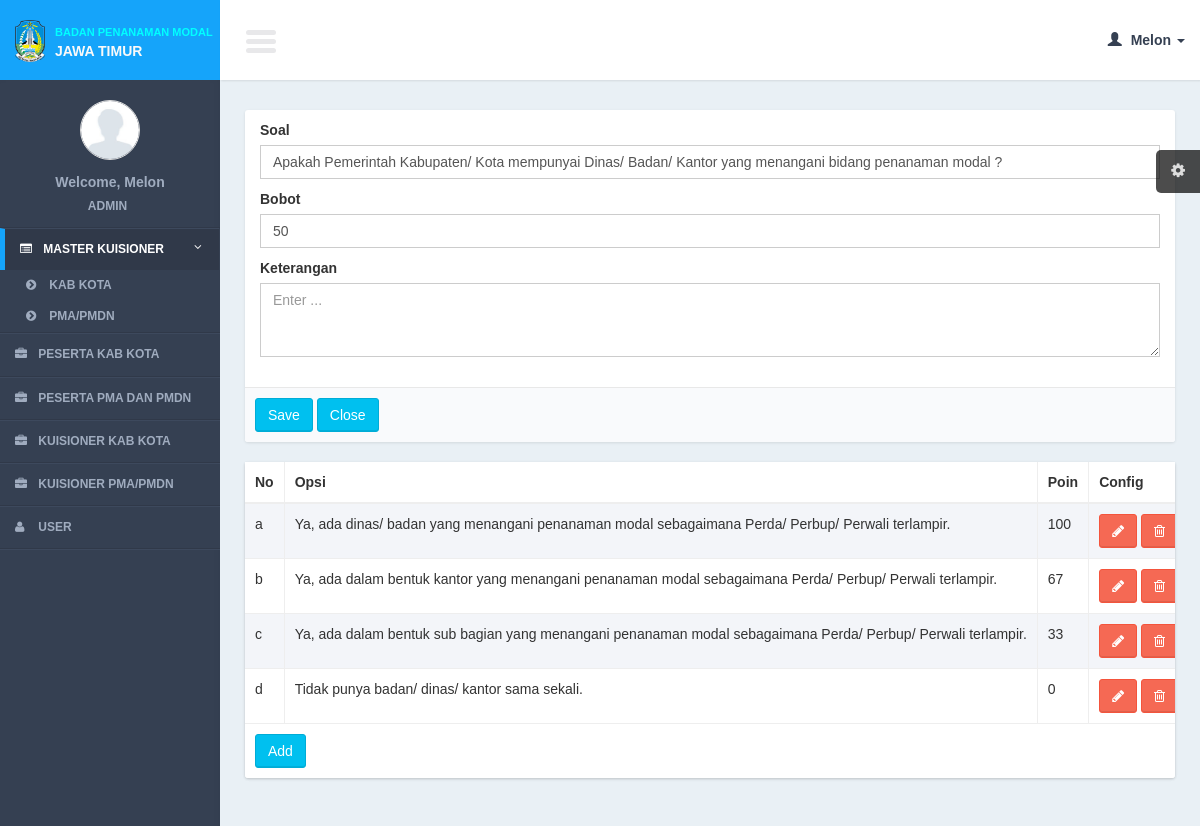
The page /controllers/question.php?page=form_question&id=4 (signed in) on the database its author committed.
### tables this page shows
CREATE TABLE IF NOT EXISTS `questions2` (
`q2_id` int(11) NOT NULL,
  `q2_type` int(11) NOT NULL,
  `q2_number` varchar(10) NOT NULL,
  `q2_name` text NOT NULL,
  `q2_sub_cat_id` int(11) NOT NULL,
  `q2_weight` int(11) NOT NULL,
  `q2_description` text NOT NULL,
  `data_id` int(11) NOT NULL
);

CREATE TABLE IF NOT EXISTS `questions2_details` (
`q2d_id` int(11) NOT NULL,
  `q2d_type` int(11) NOT NULL,
  `q2_id` int(11) NOT NULL,
  `q2d_number` varchar(10) NOT NULL,
  `q2d_name` text NOT NULL,
  `q2d_point` int(11) NOT NULL
);

### models/question_model.php (called while the page is built, shortened)
<?php
function read_question_id($id){
	$query = mysql_query("select *
			from questions2
			where q2_id = '$id'");
	$result = mysql_fetch_object($query);
	return $result;
}
?>

### lib/function.php (called while the page is built, shortened)
<?php
function get_header($title = ""){
	include '../views/layout/header.php';
}
function get_footer(){
	include '../views/layout/footer.php';
}
	?>
    <?php
function get_abjad($data){
	$abjad = array("","a","b","c","d","e","f","g","h","i","j","k","l","m","n","o","p","q","r","s","t","u","v","w","x","y","z");
	return $abjad[$data];
}
?>

### views/question/form_question.php (the view, shortened to what this page needs)
                <section class="content">
                    <div class="row">
                        <div class="col-md-12">
                             <form action="<?= $action?>" method="post" enctype="multipart/form-data" role="form">
                            <div class="box box-cokelat">
                                <div class="box-body">
                                        <div class="col-md-12">
                                        <div class="form-group">
                                            <label>Soal</label>
                                            <input required type="text" name="i_name" class="form-control" placeholder="Masukkan soal ..." value="<?= $row->q2_name ?>"/>
                                        </div>
                                       	<div class="form-group">
                                                <label>Bobot</label>
                                            <input required type="text" name="i_weight" class="form-control" placeholder="Masukkan bobot soal ..." value="<?= $row->q2_weight ?>"/>
                                    </div>
                                      <div class="form-group">
                                            <label>Keterangan</label>
                                            <textarea class="form-control" name="i_description" rows="3" placeholder="Enter ..."><?= $row->q2_description ?></textarea>
                                        </div>
                                        </div>
                                </div>
                                <div class="box-footer">
                                <input class="btn btn-info" type="submit" value="Save"/>
                                <a href="<?= $close_button?>" class="btn btn-info" >Close</a>
</div>
                            </div>
                       </form>
                        </div>
                    </div>
              <?php
              if(isset($_GET['id'])){
			  ?>
                    <div class="row">
                        <div class="col-xs-12">
                            <div class="box">
                                <div class="box-body2 table-responsive">
                                    <table id="" class="table table-bordered table-striped">
                                        <thead>
                                            <tr>
                                            <th width="5%">No</th>
                                                <th>Opsi</th>
                                                <th>Poin</th>
                                                   <th>Config</th>
                                            </tr>
                                        </thead>
                                        <tbody>
                                            <?php
                                            $q_opsi = mysql_query("select * from questions2_details where q2_id = '".$_GET['id']."'");
											$no_opsi = 1;
                                            while($r_opsi = mysql_fetch_array($q_opsi)){
                                            ?>
                                            <tr>
                                            <td><?= get_abjad($no_opsi)?></td>
                                                <td><?= $r_opsi['q2d_name']?></td>
                                                <td><?= $r_opsi['q2d_point']?></td>
                                                 <td style="text-align:center;">
                                                    <a href="question.php?page=form_opsi&id=<?= $r_opsi['q2d_id']?>&q2_id=<?= $_GET['id']?>" class="btn btn-danger" ><i class="fa fa-pencil"></i></a>
                                                    <a href="javascript:void(0)" onclick="confirm_delete(<?= $r_opsi['q2d_id']; ?>,'question.php?page=delete_opsi&q2_id=<?= $_GET['id'] ?>&id=')" class="btn btn-danger" ><i class="fa fa-trash-o"></i></a>
                                                </td>
                                            </tr>
                                            <?php
											$no_opsi++;
                                            }
                                            ?>
                                        </tbody>
                                          <tfoot>
                                            <tr>
                                                <td colspan="10"><a href="question.php?page=form_opsi&q2_id=<?= $_GET['id']?>" class="btn btn-info " >Add</a></td>
                                            </tr>
                                        </tfoot>
                                    </table>
                                </div>
                            </div>
                        </div>
                    </div>
                    <?php
			  }
					?>
                </section>

### css/AdminLTE.css (style rules this page uses)
html { font-family: 'Source Sans Pro', sans-serif; -webkit-font-smoothing: antialiased; min-height: 100%; background: #354052; }
body { font-family: 'Source Sans Pro', sans-serif; -webkit-font-smoothing: antialiased; min-height: 100%; background: #E9F0F5; }
a { color: #3c8dbc; }
.content { padding: 30px 10px; }
.table-striped > tbody > tr:nth-child(odd), .table-striped > tbody > tr:nth-child(odd) { background:#F3F5F9; }
.form-control { -webkit-border-radius: 0px !important; -moz-border-radius: 0px !important; border-radius: 0px !important; box-shadow: none; }
.box { position: relative; margin-bottom: 20px; -webkit-border-radius: 3px; -moz-border-radius: 3px; border-radius: 3px !important; width: 100%; background:#fff; box-shadow: 0 1px 3px rgba(0, 0, 0, 0.1); }
.box .box-body { padding-top:10px; -webkit-border-top-left-radius: 0; -webkit-border-top-right-radius: 0; -webkit-border-bottom-right-radius: 3px; -webkit-border-bottom-left-radius: 3px; -moz-border-radius-topleft: 0; -moz-border-radius-topright: 0; -moz-border-radius-bottomright: 3px; -moz-border-radius-bottomleft: 3px; border-top-left-radius: 0; border-top-right-radius: 0; border-bottom-right-radius: 3px; border-bottom-left-radius: 3px; border-radius:3px; padding-bottom:20px; }
.box .box-body2 { background:#fff; -webkit-border-top-left-radius: 0; -webkit-border-top-right-radius: 0; -webkit-border-bottom-right-radius: 3px; -webkit-border-bottom-left-radius: 3px; -moz-border-radius-topleft: 0; -moz-border-radius-topright: 0; -moz-border-radius-bottomright: 3px; -moz-border-radius-bottomleft: 3px; border-top-left-radius: 0; border-top-right-radius: 0; border-bottom-right-radius: 3px; border-bottom-left-radius: 3px; box-shadow: 0 1px 3px rgba(0, 0, 0, 0.1); }
.box .box-footer { border-top: 1px solid #e8e8e8; -webkit-border-top-left-radius: 0; -webkit-border-top-right-radius: 0; -webkit-border-bottom-right-radius: 3px; -webkit-border-bottom-left-radius: 3px; -moz-border-radius-topleft: 0; -moz-border-radius-topright: 0; -moz-border-radius-bottomright: 3px; -moz-border-radius-bottomleft: 3px; border-top-left-radius: 0; border-top-right-radius: 0; border-bottom-right-radius: 3px; border-bottom-left-radius: 3px; background:#F9FAFC; padding: 10px; }
.btn { font-weight: 500; -webkit-border-radius: 3px; -moz-border-radius: 3px; border-radius: 3px; border: 1px solid transparent; -webkit-box-shadow: inset 0px -2px 0px 0px rgba(0, 0, 0, 0.09); -moz-box-shadow: inset 0px -2px 0px 0px rgba(0, 0, 0, 0.09); box-shadow: inset 0px -1px 0px 0px rgba(0, 0, 0, 0.09); }
.btn.btn-info { background-color: #00c0ef; border-color: #00acd6; }
.btn.btn-danger { background-color: #f56954; border-color: #f4543c; }

### rows shown on the page
questions2: i_name "Apakah Pemerintah Kabupaten/ Kota mempunyai Dinas/ Badan/ Kantor yang menangani bidang penanaman modal ?", i_weight "50"
questions2_details: no_opsi "a", q2d_name "Ya, ada dinas/ badan yang menangani penanaman modal sebagaimana Perda/ Perbup/ Perwali terlampir.", q2d_point "100"
questions2_details: no_opsi "b", q2d_name "Ya, ada dalam bentuk kantor yang menangani penanaman modal sebagaimana Perda/ Perbup/ Perwali terlampir.", q2d_point "67"
questions2_details: no_opsi "c", q2d_name "Ya, ada dalam bentuk sub bagian yang menangani penanaman modal sebagaimana Perda/ Perbup/ Perwali terlampir.", q2d_point "33"
questions2_details: no_opsi "d", q2d_name "Tidak punya badan/ dinas/ kantor sama sekali.", q2d_point "0"

### other values the page prints
$user_data[0] "Melon"
$user_data[1] "ADMIN"
